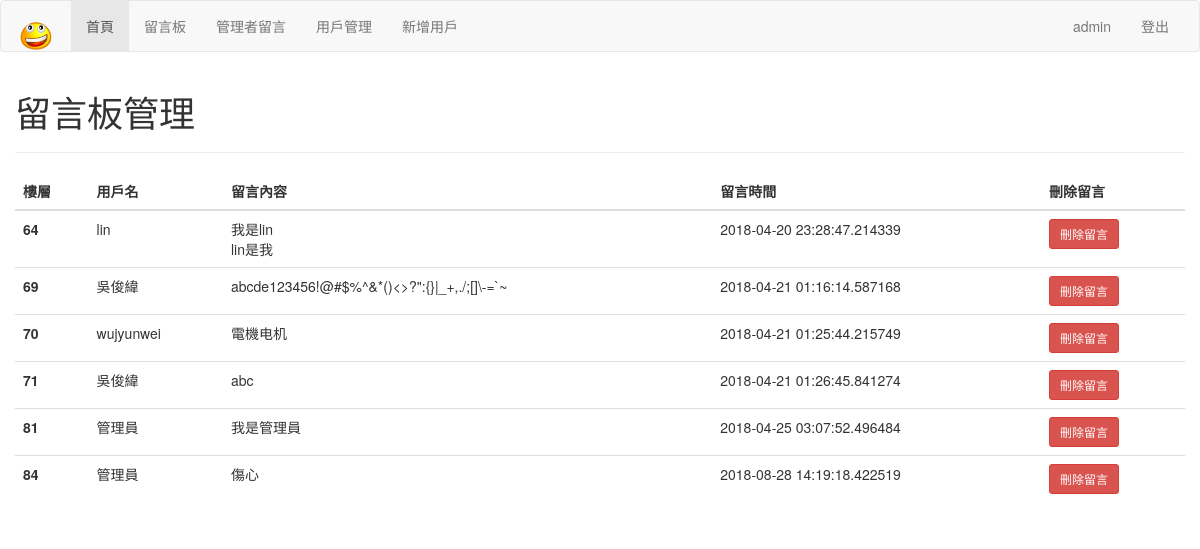
The app's page /admin/ (signed in) with its own data.
### tables this page shows
CREATE TABLE message (number INTEGER PRIMARY KEY AUTOINCREMENT, name TEXT, comment TEXT, create_time TEXT);

### flask_message_board-item-admin-fix04.py (the view)
@app.route('/admin/') #要用session
def admin():#管理者頁面 能刪出修改所有留言及用戶名
        name = session.get('session_name')
        if name:
                list= load_data()
                return render_template('admin.html',list=list)
        else:
                return redirect('/login')

### flask_message_board-item-admin-fix04.py (called while the page is built)
def load_data(): #從資料庫取出放入list
        conn = sqlite3.connect('messageregist.db')
        curs= conn.cursor()
        curs.execute('SELECT * FROM message')
        listA=[]
        for row in curs.fetchall():
                a={}
                a['number']=row[0]
                a['name']=row[1]#將list改為字典型式,如name:row[0]的東西
                a['comment']=row[2]
                a['create_time']=row[3]
                listA.append(a)
        curs.close()
        conn.close()
        return listA

@app.context_processor
def my_context_processor():
        session_name = session.get('session_name')
        if session_name:
                return {'name':session_name} #返回字典
        return{}#沒有這個用戶返回空

@app.template_filter('nl2br')
def nl2br_filter(s):
    return escape(s).replace('\n',Markup('<br>'))

### templates/admin.html (shortened to what this page needs)
{% extends 'adminbase.html' %}
{% block main %}
<div class="container">
	<div class="row">
		<h1>留言板管理</h1>
		<div class="col-xs-12 col-sm-6 col-md-6 col-lg-6">
	</div>
<hr/>
<table class="table" >
<thead>
<tr>
  <th scope="col">樓層</th>
  <th scope="col">用戶名</th>
  <th scope="col">留言內容</th>
  <th scope="col">留言時間</th>
  <th scope="col">刪除留言</th>
</tr>
</thead>
<tbody>
{% if list %}
{% for item in list %}
<form role="form" action="/admindelete" method="post">
<tr>
  <th scope="row">{{item.number}}</th>
  <td>{{item.name}}</td>
  <td>{{item.comment|nl2br}}</td>
  <td>{{item.create_time}}</td>
  <td> <button type="submit" class="btn btn-danger  btn-sm">刪除留言</button></td>
</tr>
</form>
{% endfor %}
{% endif %}
</tbody>
</table>
</div>
</div>
{% endblock %}

### records on screen
message: number "64", name "lin", comment "我是lin lin是我", create_time "2018-04-20 23:28:47.214339"
message: number "69", name "吳俊緯", comment "abcde123456!@#$%^&*()<>?\":{}|_+,./;[]\\-=`~", create_time "2018-04-21 01:16:14.587168"
message: number "70", name "wujyunwei", comment "電機电机", create_time "2018-04-21 01:25:44.215749"
message: number "71", name "吳俊緯", comment "abc", create_time "2018-04-21 01:26:45.841274"
message: number "81", name "管理員", comment "我是管理員", create_time "2018-04-25 03:07:52.496484"
message: number "84", name "管理員", comment "傷心", create_time "2018-08-28 14:19:18.422519"

### other values on screen
{{ name }} "admin"
